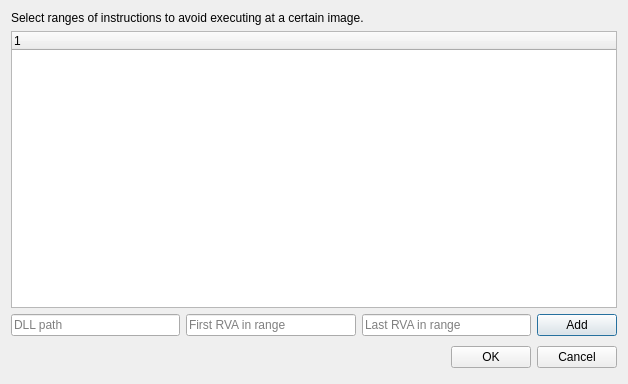
<?xml version="1.0" encoding="UTF-8"?>
<ui version="4.0">
 <class>NopSectionSelectorDialog</class>
 <widget class="QDialog" name="NopSectionSelectorDialog">
  <property name="geometry">
   <rect>
    <x>0</x>
    <y>0</y>
    <width>628</width>
    <height>384</height>
   </rect>
  </property>
  <property name="windowTitle">
   <string>Dialog</string>
  </property>
  <layout class="QVBoxLayout" name="verticalLayout">
   <item>
    <widget class="QLabel" name="label">
     <property name="text">
      <string>Select ranges of instructions to avoid executing at a certain image.</string>
     </property>
    </widget>
   </item>
   <item>
    <widget class="QTreeWidget" name="treeWidget">
     <column>
      <property name="text">
       <string notr="true">1</string>
      </property>
     </column>
    </widget>
   </item>
   <item>
    <layout class="QHBoxLayout" name="horizontalLayout">
     <item>
      <widget class="QLineEdit" name="lineEditDll">
       <property name="text">
        <string/>
       </property>
       <property name="placeholderText">
        <string>DLL path</string>
       </property>
      </widget>
     </item>
     <item>
      <widget class="QLineEdit" name="lineEditRangeStart">
       <property name="text">
        <string/>
       </property>
       <property name="placeholderText">
        <string>First RVA in range</string>
       </property>
      </widget>
     </item>
     <item>
      <widget class="QLineEdit" name="lineEditRangeEnd">
       <property name="placeholderText">
        <string>Last RVA in range</string>
       </property>
      </widget>
     </item>
     <item>
      <widget class="QPushButton" name="addPushButton">
       <property name="text">
        <string>Add</string>
       </property>
      </widget>
     </item>
    </layout>
   </item>
   <item>
    <layout class="QHBoxLayout">
     <property name="spacing">
      <number>6</number>
     </property>
     <property name="margin" stdset="0">
      <number>0</number>
     </property>
     <item>
      <spacer>
       <property name="orientation">
        <enum>Qt::Horizontal</enum>
       </property>
       <property name="sizeHint" stdset="0">
        <size>
         <width>131</width>
         <height>31</height>
        </size>
       </property>
      </spacer>
     </item>
     <item>
      <widget class="QPushButton" name="okButton">
       <property name="text">
        <string>OK</string>
       </property>
      </widget>
     </item>
     <item>
      <widget class="QPushButton" name="cancelButton">
       <property name="text">
        <string>Cancel</string>
       </property>
      </widget>
     </item>
    </layout>
   </item>
  </layout>
 </widget>
 <resources/>
 <connections/>
</ui>
